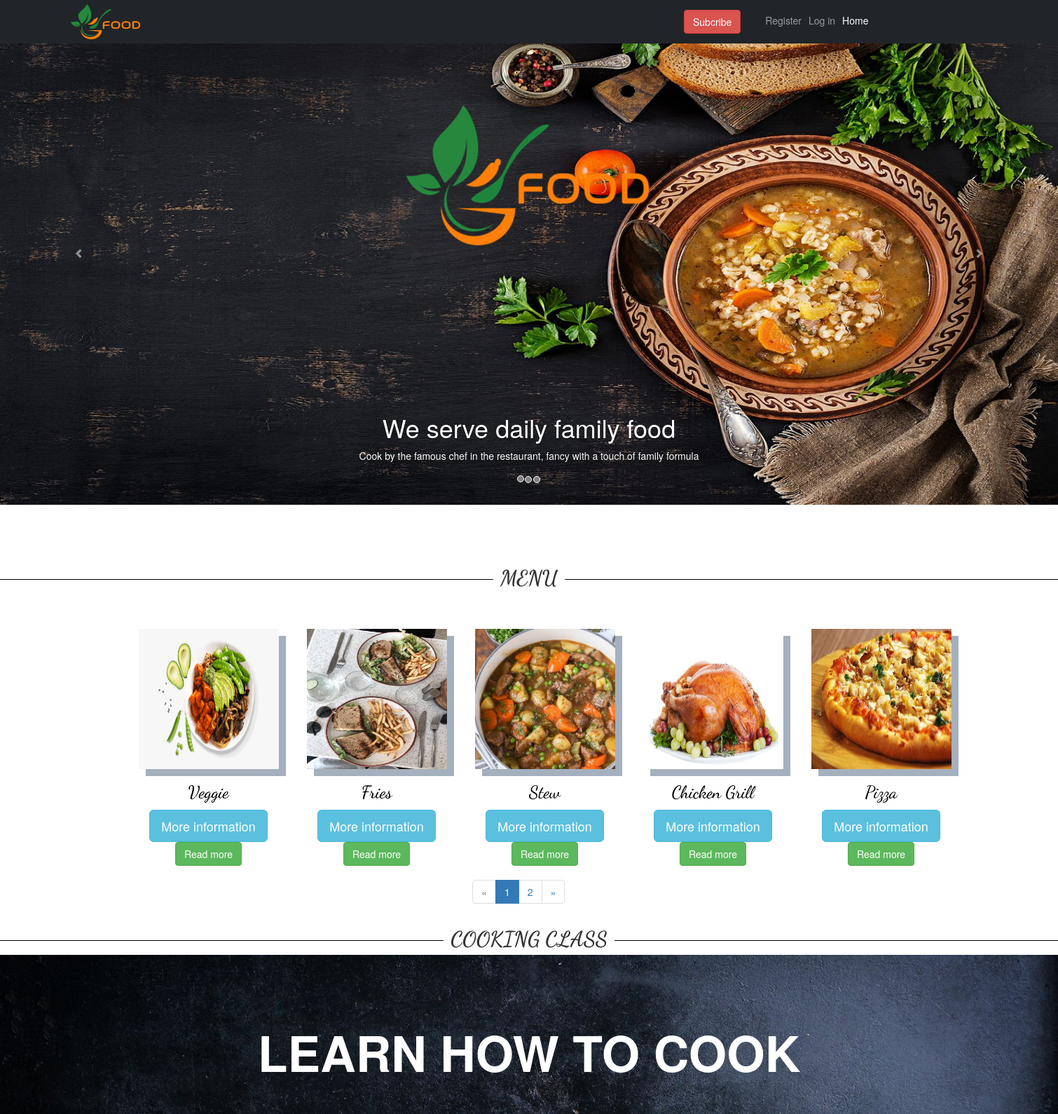
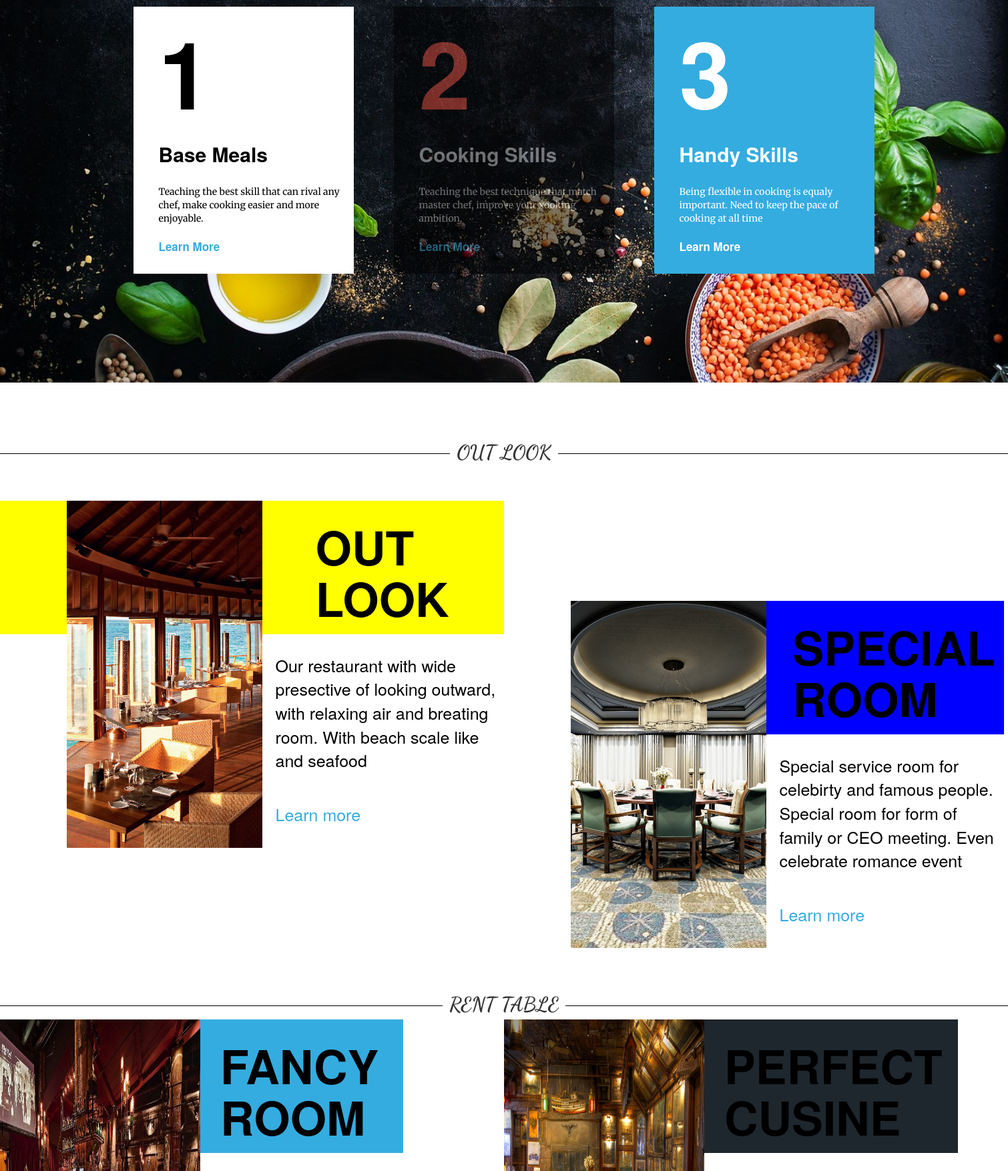
The page / (upper part) on the database its author committed (2 pictures, top to bottom).
### monan/models.py (models this page shows, shortened)
class Post(models.Model):
    title = models.CharField(max_length=100)
    body = models.TextField()
    date = models.DateTimeField(auto_now_add=False, blank=True)
    image = models.ImageField(null=True,upload_to='../media/')
    price = models.IntegerField(null=True)

### monan/views.py (the view)
# urls.py: path('', views.PostListView.as_view(), name='blog'),
class PostListView(ListView):
    queryset = Post.objects.all().order_by("-date")
    template_name = 'blog/blog.html'
    context_object_name = 'Post'
    paginate_by = 5

### monan/templates/blog/blog.html (shortened to what this page needs)
{% extends "pages/home.html" %}
{% block content %}
<link rel="stylesheet" href="https://maxcdn.bootstrapcdn.com/bootstrap/3.4.1/css/bootstrap.min.css">
    <div class="sub">
        {% for post in Post %}
            <div class="sub1">
                {% if post.image %}
                    <img src="{{post.image.url}}" alt="food">
                    <h4><a href="/monan/{{post.id}}">{{post.title}}</a></h4>
                {% else %}
                    <a href="/monan/{{post.id}}">{{post.title}}</a></h4>
                {% endif %}
                <div class="sub2">
                    <button type="button" class="btn btn-info btn-lg" data-toggle="modal" data-target="#myModal{{post.id}}">More information</button><br>
                    <a href="/product/{{ post.id }}"><button type="button" class="btn btn-success">Read more</button></a>
                </div>
            </div>
        {% endfor %}
    </div>
    <div class="ded">
        {% if page_obj.has_other_pages %}
        <ul class="pagination">
            {% if page_obj.has_previous %}
                <li><a href="{{request.path}}?page={{ page_obj.previous_page_number }}">&laquo;</a></li>
            {% else %}
                <li class="disabled"><span>&laquo;</span></li>
            {% endif %}
            {% for i in page_obj.paginator.page_range %}
                {% if page_obj.number == i %}
                    <li class="active"><span>{{ i }} <span class="sr-only">(current)</span></span></li>
                {% else %}
                    <li><a href="?page={{ i }}">{{ i }}</a></li>
                {% endif %}
                {% endfor %}
                {% if page_obj.has_next %}
                <li><a href="{{request.path}}?page={{ page_obj.next_page_number }}">&raquo;</a></li>
                {% else %}
                <li class="disabled"><span>&raquo;</span></li>
        {% endif %}
        </ul>
   </div>
{% endif %}
{% endblock  %}

### home/templates/pages/home.html (shortened to what this page needs)
<!DOCTYPE html>
<html lang="en">
<head>
    {% load static %}
    <link href="https://cdn.jsdelivr.net/npm/bootstrap@5.0.0-beta3/dist/css/bootstrap.min.css" rel="stylesheet">
    <link rel="stylesheet" href="https://maxcdn.bootstrapcdn.com/bootstrap/3.4.1/css/bootstrap.min.css">
    <link rel="stylesheet" type="text/css" href="{% static 'css/Doan.css' %}" media="screen"/>
</head>
<body>
    <nav class="navbar navbar-expand-lg navbar-dark bg-dark" style="position: fixed; z-index: 20;width: 100%;" id="bar">
        <a class="navbar-brand logo" href="#"><img src="{% static 'images/foodlogo.png' %}" alt="logo"></a>
        <div class="collapse navbar-collapse menu" id="navbarNavAltMarkup">
            <div class="navbar-nav nb">
            {% if user.is_superuser %}
                <div class="profile">
                    <a href="{% url 'profile' %}"><img src="{{ user.profile.image.url }}" alt="food"></a>
                </div>
                <a href="{% url 'profile' %}"><p class="nav-item nav-link">Welcome, Admin {{ user.profile.name }}</p></a>
                <a href="{% url 'logout' %}" class="nav-item nav-link">Log out</a>
            {% else %}
                <a href="{% url 'send' %}"><button style="margin-right: 30px" class="btn btn-danger">Subcribe</button></a>
                <a class="nav-item nav-link" href="{% url 'register' %}">Register</a>
                <a href="{% url 'login' %}" class="nav-item nav-link">Log in</a>
            {% endif %}
                <a class="nav-item nav-link active" href="{% url 'monan' %}">Home</a>
            </div>
        </div>
    </nav>
    <div id="carouselExampleIndicators" class="carousel slide" data-ride="carousel">
        <ol class="carousel-indicators">
            <li data-target="#carouselExampleIndicators" data-slide-to="0" class="active"></li>
            <li data-target="#carouselExampleIndicators" data-slide-to="1"></li>
            <li data-target="#carouselExampleIndicators" data-slide-to="2"></li>
        </ol>
        <div class="carousel-inner" id="slide">
            <div class="carousel-item active">
                <img class="d-block w-100" src="{% static 'images/ownfood.jpg' %}" alt="First slide">
                <div class="carousel-caption d-none d-md-block sub">
                    <img src="{% static 'images/foodlogo.png' %}" alt="logo">
                    <h1>We serve daily family food </h1>
                    <p>Cook by the famous chef in the restaurant, fancy with a touch of family formula</p>
                </div>
            </div>
        </div>
        <a class="carousel-control-prev" href="#carouselExampleIndicators" role="button" data-slide="prev">
             <span class="glyphicon glyphicon-chevron-left"></span>
        </a>
        <a class="carousel-control-next" href="#carouselExampleIndicators" role="button" data-slide="next">
             <span class="glyphicon glyphicon-chevron-right"></span>
        </a>
    </div>
    <div class="divine">
        <h2><span>MENU</span></h2>
    </div>
    <div id="menu">
        <div class="container">
                <div class="row">
                     <div class="col-sm">
                     <center class="sub">
                        {% block content %}
                        {% endblock%}
                     </center>
                    </div>
                </div>
            </div>
        </div>
     <div class="divine">
        <h2><span>COOKING CLASS</span></h2>
    </div>
    <div id="cooking">
        <h1>LEARN HOW TO COOK</h1>
        <div class="container">
            <div class="row">
                <div class="col-sm sub s1" >
                    <h1>1</h1>
                    <h2>Base Meals</h2>
                    <p>Teaching the best skill that can rival any chef, make cooking easier and more enjoyable.</p>
                    <a href="">Learn More</a>
                </div>
                <div class="col-sm sub s2">
                    <h1>2</h1>
                    <h2>Cooking Skills</h2>
                    <p>Teaching the best technique that match master chef, improve your xooking ambition.</p>
                    <a href="">Learn More</a>
                </div>
                <div class="col-sm sub s3">
                    <h1>3</h1>
                    <h2>Handy Skills</h2>
                    <p>Being flexible in cooking is equaly important. Need to keep the pace of cooking at all time</p>
                    <a href="">Learn More</a>
                </div>
            </div>
        </div>
    </div>
    <div class="divine">
        <h2><span>OUT LOOK</span></h2>
    </div>
    <div class="outlook">
        <div class="left">
            <div style="display: flex">
                <img src="{% static 'images/res.png' %}" alt="">
                <div>
                    <h1>OUT LOOK</h1>
                    <p>Our restaurant with wide presective of looking outward, with relaxing air and breating room. With beach scale like and seafood</p>
                    <p><a href="">Learn more</a></p>
                </div>
            </div>
        </div>
        <div class="right">
            <div style="display: flex">
                <img src="{% static 'images/res1.png' %}" alt="">
                <div>
                    <h1>SPECIAL ROOM</h1>
                    <p>Special service room for celebirty and famous people. Special room for form of family or CEO meeting. Even celebrate romance event</p>
                    <p><a href="">Learn more</a></p>
                </div>
            </div>
        </div>
    </div>
    <div class="divine">
        <h2><span>RENT TABLE</span></h2>
    </div>
    <div id="intro">
        <div class="left">
            <div class="sl">
                <img src="{% static 'images/table.jpg' %}" alt="">
                <div>
                    <h1>FANCY ROOM</h1>
                    <p>One one the most fancy room of the world. A place fit for a queen. Present to you the most special food of all</p>
                </div>
            </div>
        </div>
        <div class="right">
            <div class="sr">
                 <img src="{% static 'images/rent.jpg' %}" alt="">
                 <div>
                    <h1>PERFECT CUSINE</h1>
                    <p>Tase some of the most fancy food. Feel like a paridise, enjoy the most as you can. Compliment of greatness and sensation</p>
                 </div>
            </div>
        </div>
    </div>
</body>
</html>

### home/static/css/Doan.css (style rules this page uses)
* { padding: 0; margin: 0; }
#bar { margin-bottom: 0px; border-radius: 0% ; }
#bar .logo { margin-left: 100px; padding: 0; }
#bar .logo img { width: 100px; height: 50px; }
#bar .menu { margin-left: 750px; }
#slide img { width: 100%; height: 90vh; }
#slide .sub img { width: 350px; height: 200px; margin-bottom: 220px; }
.divine { margin-top: 100px; }
.divine h2 { width: 100%; text-align: center; border-bottom: 1px solid #000; line-height: 0.1em; margin: 10px 0 20px; }
.divine h2 span { background:#fff; padding:0 10px; font-family: 'Dancing Script', cursive; font-weight: bold; }
#carouselExampleIndicators .carousel-indicators li { width: 10px; height: 10px; border-radius: 100%; background-color: grey; }
#cooking { background: url("/static/images/cook.jpg"); background-size: cover; background-position: center; width: 100%; height: 100vh; color: #fff; text-align: center; }
#cooking h1 { font-weight: bold; padding-top: 100px; font-size: 70px; }
#cooking .container { padding-top: 50px; }
#cooking .sub { height: 400px; margin: 0 30px; text-align: left; color: black !important; }
#cooking .sub h1 { padding-left: 30px; font-size: 140px; font-weight: bold; padding-bottom: 10px; padding-top: 0; }
#cooking .sub h2 { padding-left: 30px; font-weight: bold; padding-bottom: 20px; }
#cooking .sub p { padding-left: 30px; font-size: 15x; font-weight: normal; padding-bottom: 10px; font-family: 'Merriweather', serif; }
#cooking .s1 { background-color: white; }
#cooking .sub a { color: #34ace0; text-decoration: none; font-weight: bold; font-size: 17px; margin-left: 30px; }
#cooking .s2 { background: #000; opacity: 0.5; margin: 0 30px; color: #d1cfcf !important; }
#cooking .s2 h1 { color: #e74c3c; }
#cooking .s3 { background: #34ace0; color: #fff !important; }
#cooking .s3 a { color: white; }
.outlook { width: 100%; display: flex; padding-bottom: 300px; }
.outlook .left { background-color: yellow; width: 50%; height: 200px; margin-top: 50px; }
.outlook .right { margin-left: 100px; background-color: blue; width: 43%; height: 200px; margin-top: 200px; }
.outlook img { width: 400px; height: 520px; margin-left: 100px; }
.outlook h1 { color: #000; margin-left: 80px; padding-top: 10px; font-size: 70px; font-weight: bold; }
.outlook p { color: #000; margin-left: 20px; padding-top: 35px; font-size: 25px; }
.outlook a { color:#34ace0; font-size: 25px; }
.outlook .right img { margin: 0; }
.outlook .right h1 { margin-left: 40px; }
#intro { display: flex; }
#intro .left { width: 50%; }
#intro .right { width: 50%; }
#intro img { width: 300px; height: 500px; }
#intro .left .sl { width: 80%; height: 200px; background-color: #34ace0; display: flex; }
#intro .left .sl h1 { color: #000; margin-left: 30px; padding-top: 10px; font-size: 70px; font-weight: bold; }
#intro .left .sl p { color: #000; margin-left: 30px; padding-top: 40px; font-size: 25px; }
#intro .right .sr { width: 90%; height: 200px; background-color: #1e272e; display: flex; }
#intro .right .sr h1 { color: #000; margin-left: 30px; padding-top: 10px; font-size: 70px; font-weight: bold; }
#intro .right .sr p { color: #000; margin-left: 30px; padding-top: 40px; font-size: 25px; }

### monan/templates/blog/blog.html (style rules this page uses)
#menu .sub { display:flex; position: relative; }
#menu .ded { position: absolute; top: 100%; left: 43%; }
#menu .sub .sub1 { text-align :center; padding: 0 20px; padding-top: 50px; }
#menu .sub .sub1 img { width: 200px; height: 200px ; box-shadow: 10px 10px #a4b0be; }
#menu .sub .sub1 h4 { padding-top: 10px; font-size: 25px; text-align: center; font-family: 'Dancing Script', cursive; }
#menu .sub .sub1 a { color: black; }

### rows shown on the page
Post: image (picture), title "Veggie"
Post: image (picture), title "Fries"
Post: image (picture), title "Stew"
Post: image (picture), title "Chicken Grill"
Post: image (picture), title "Pizza"

### other values the page prints
{{ i }} "1"
{{ i }} "2"
